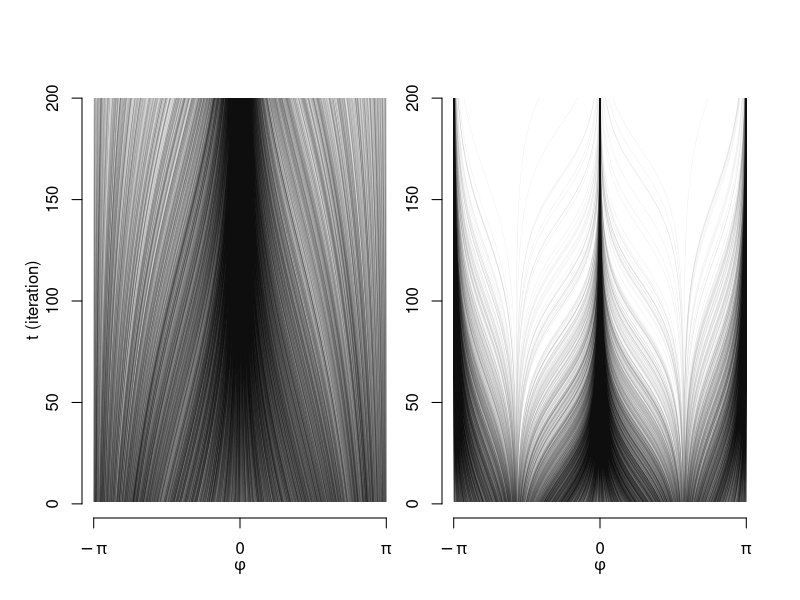

Write R code to recreate this figure.

#
# 
# general structure of basic HKB model / coded by Rick Dale, fall 2023
#   informed by the following, with more derivation and examples:
#   Kelso (2008) http://www.scholarpedia.org/article/Haken-Kelso-Bunz_model
#
#

# HKB model's potential based on speed of movement (k) & relative phase of limbs
V = function(k,relphase) {
  return(-sin(relphase) - 2*k*sin(2*relphase))
}

# implement discretely updating HKB model for n updates; plot with time on y
hkb = function(k=0,n=50,add=FALSE,col='black',main='') {
  
  # initialize relative phase value from [-2 pi,2 pi]
  relphases = 2*pi*(runif(1)-0.5)
  
  # iterate and integrate potential (V) by small proportion
  for (i in 1:(n-1)) {
    relphases = c(relphases, relphases[i] + .01*V(k,relphases[i])) 
  }
  if (add) {
    points(relphases,1:n,type='l',lwd=.5,col=col)
  } else {
    plot(relphases,1:n,type='l',lwd=0.5,xlim=c(-pi,pi),bty='n',
         ylab='t (iteration)',xlab='Relative phase',col=col,xaxt='n')
    axis(1,at=c(-pi,0,pi),expression(-pi,0,pi))
    title(main=main,line=1)
  }
  
  return(relphases)
}

#
# plot k = .1 (fast), k = 1.1 (slow)
#

set.seed(42)

phaserange = seq(-pi,pi,length=100)

pdf(file='hkb.pdf',height=7,width=14)

layout_matrix = matrix(c(1,2),byrow = T,nrow = 1)
layout(layout_matrix)
par(oma=c(4,4,0,0),mar=c(0,0,4,2)+0.1)

# k = .1 (very fast movement)
# plot(phaserange,cumsum(V(k=.1,relphase=phaserange))) # show potential; omitted
finalphases = c()
for (i in 1:10000) {
  # run HKB and store final relative phase at iteration n
  finalphases = c(finalphases,
                  hkb(k=.1,add=(i>1),n=200,col='#00000011')[50],
                  main='k = .1 (fast movement)')
}
mtext(side=1,expression(phi),line=2)
mtext(side=2,'t (iteration)',line=2)

# k = 1.1 (slow movement)
# plot(phaserange,-cumsum(V(k=1.1,relphase=phaserange)))
finalphases = c()
for (i in 1:10000) {
  finalphases = c(finalphases,
                  hkb(k=1.1,add=(i>1),n=200,col='#00000011')[50],
                  main='k = 1.1 (slow movement)')

}
mtext(side=1,expression(phi),line=2)

dev.off()




